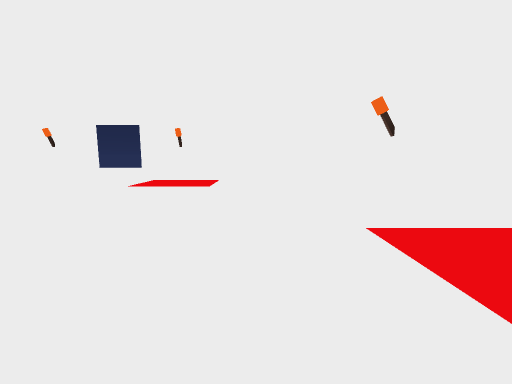
[1] (above)

24 first-person views from a walk through a Unity game level. The camera is 1.3 m above the floor, tilts 8° down and sees 90° across. The floor is counted in squares, 1 m on a side. Each view is taken from the middle of a square. On the plan, view 1 faces up. The plan holds only what a view shows up to about 13 squares ahead; the rest is blank. Door leaves are left out, so doorways stand open.

[2]
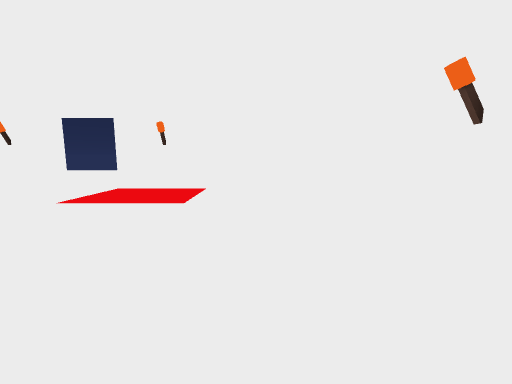

[3]
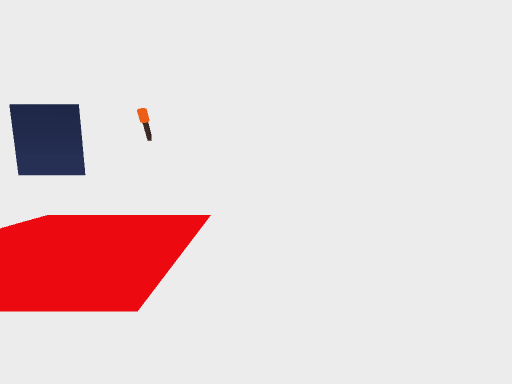

[4]
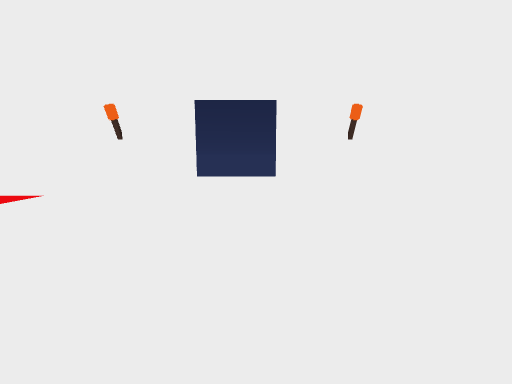

[5]
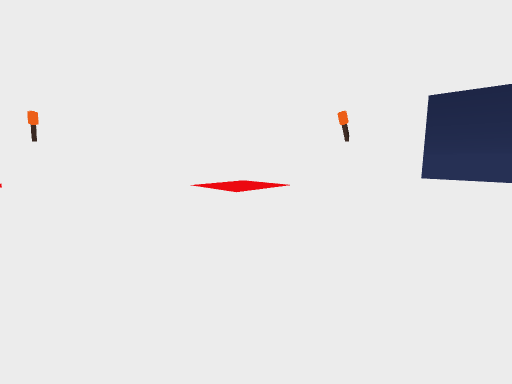

[6]
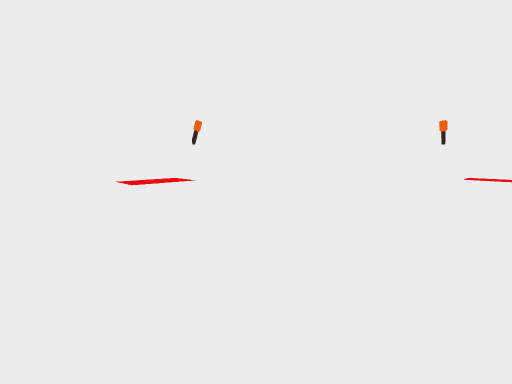

[7]
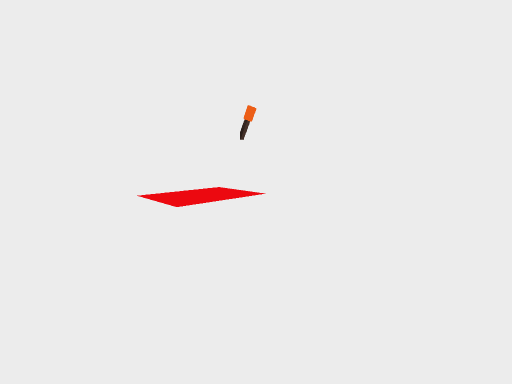

[8]
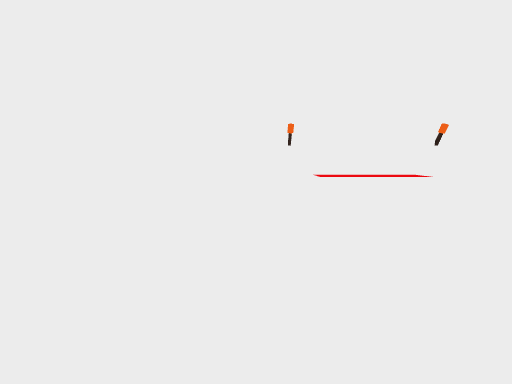

[9]
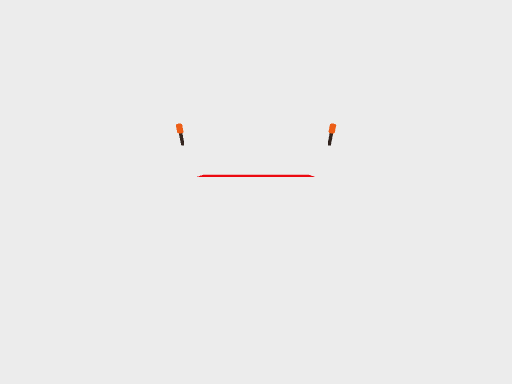

[10]
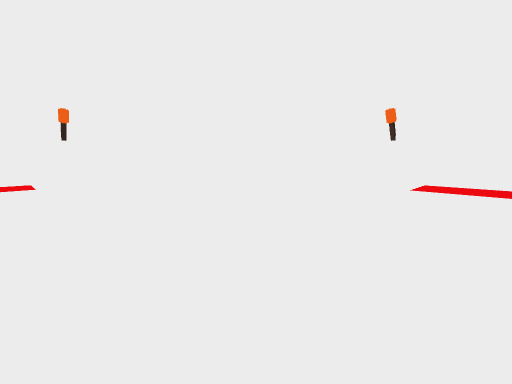

[11]
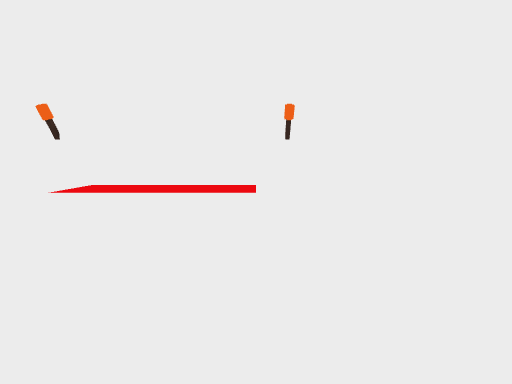

[12]
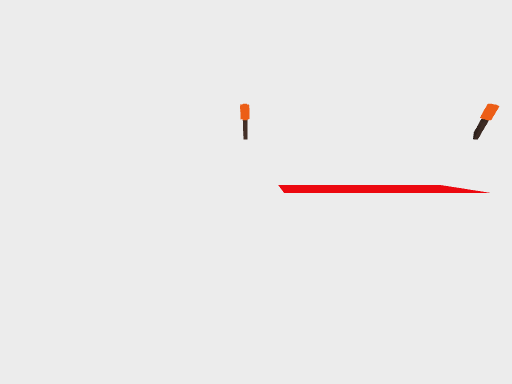

[13]
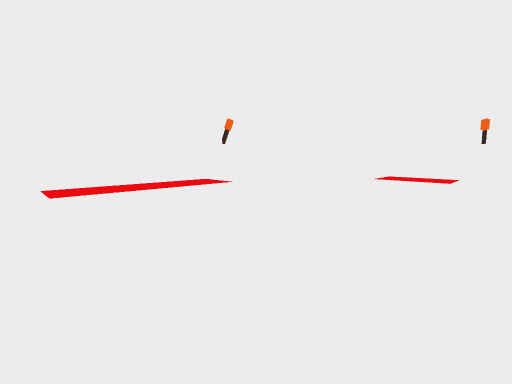

[14]
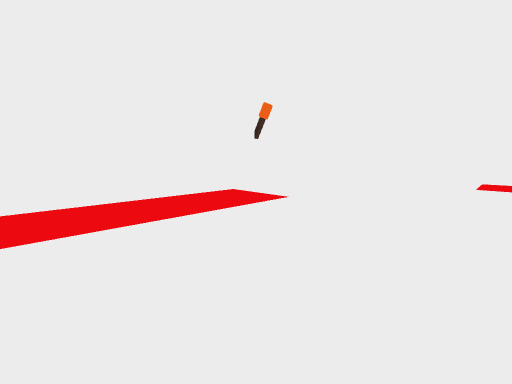

[15]
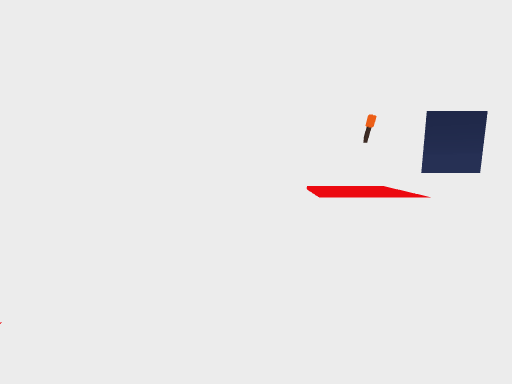

[16]
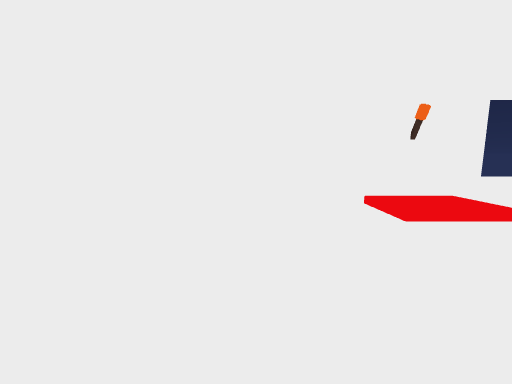

[17]
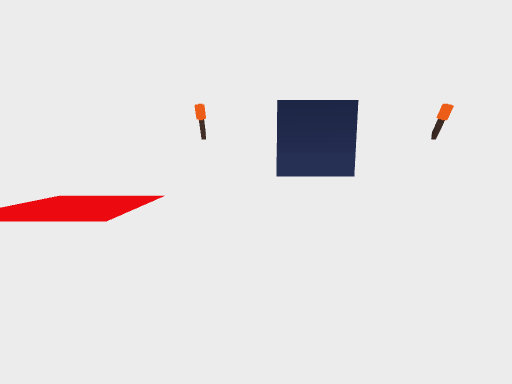

[18]
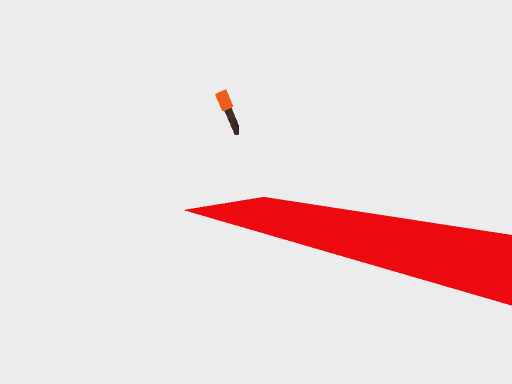

[19]
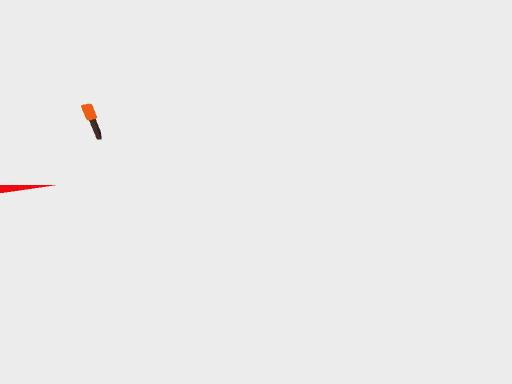

[20]
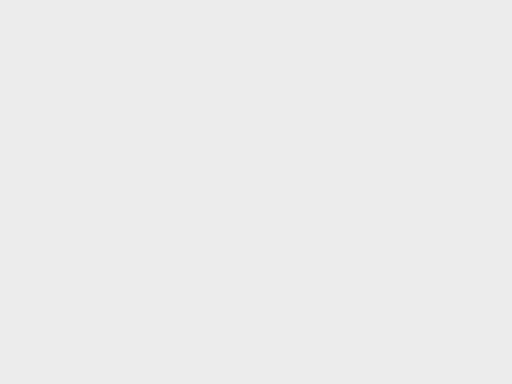

[21]
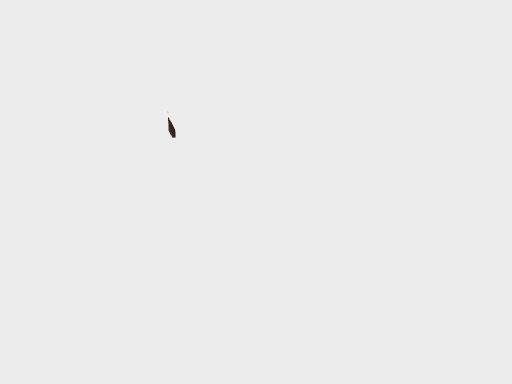

[22]
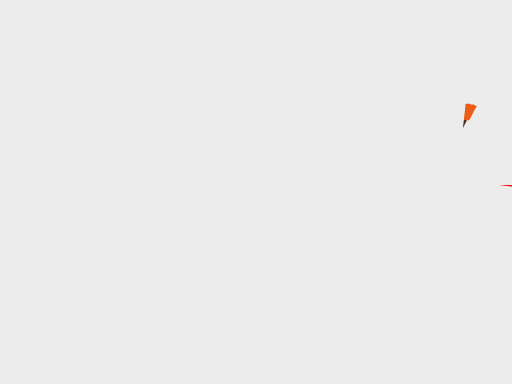

[23]
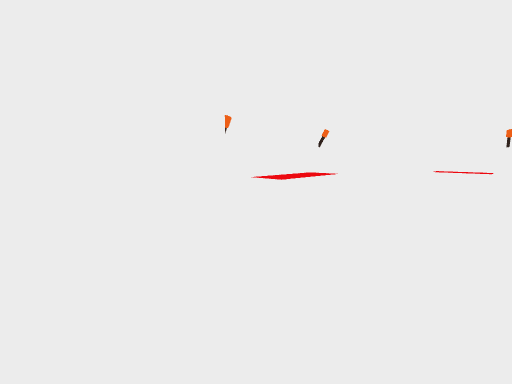

[24]
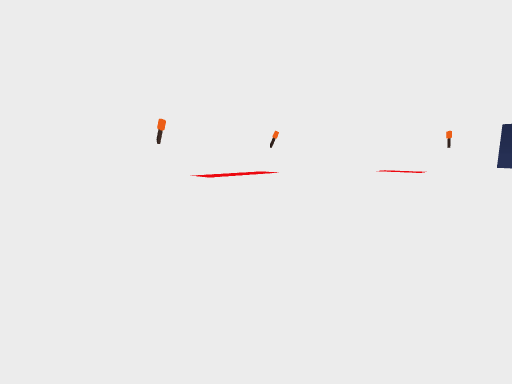

### Floor plan
Points are (right, up) in squares from view 1. A wall is a line through its corners. A room is listed if a view was taken in it or the views show most of it. See-through windows are left out.
Room 1 (views 1, 2, 3, 4, 5, 6, 7, 8, 9, 10, 11, 12, 13, 14, 15, 16, 17, 18, 19, 20, 21, 22, 23, 24)
walls: (-25, -5.3) (-23, -5.3) (-22, -7) (-23, -8.7) (-25, -8.7); (-23, 18.7) (-22, 17) (-23, 15.3) (-25, 15.3) (-26, 17); (2, -7) (1, -8.7) (-1, -8.7) (-2, -7) (-1, -5.3) (1, -5.3) (1.5, -6.1); (2, 17) (1, 15.3) (-1, 15.3) (-2, 17); (1.5, 22.5) (-29.5, 22.5) (-29.5, -12.5) (5.5, -12.5) (5.5, 22.2)
ways out: open door at (-12, 22.5)

Where each view was taken, in squares from view 1:
view 1: 0 up, 0 right, facing up
view 2: 4 up, 0 right, facing up
view 3: 9 up, 1 left, facing up
view 4: 10 up, 11 left, facing up
view 5: 9 up, 11 left, facing up-left
view 6: 9 up, 10 left, facing down-right
view 7: 8 up, 4 left, facing down-right
view 8: 7 up, 4 left, facing down
view 9: 7 up, 12 left, facing down
view 10: 4 up, 15 left, facing down-left
view 11: 0 up, 16 left, facing down
view 12: 0 up, 17 left, facing left
view 13: 0 up, 16 left, facing up-left
view 14: 2 up, 21 left, facing up-left
view 15: 7 up, 24 left, facing up
view 16: 10 up, 25 left, facing up
view 17: 10 up, 15 left, facing up
view 18: 6 down, 14 left, facing down-right
view 19: 8 down, 7 left, facing right
view 20: 11 down, 7 left, facing right
view 21: 11 down, 0 right, facing up-right
view 22: 10 down, 17 left, facing left
view 23: 10 down, 17 left, facing up-left
view 24: 8 down, 13 left, facing up-left
